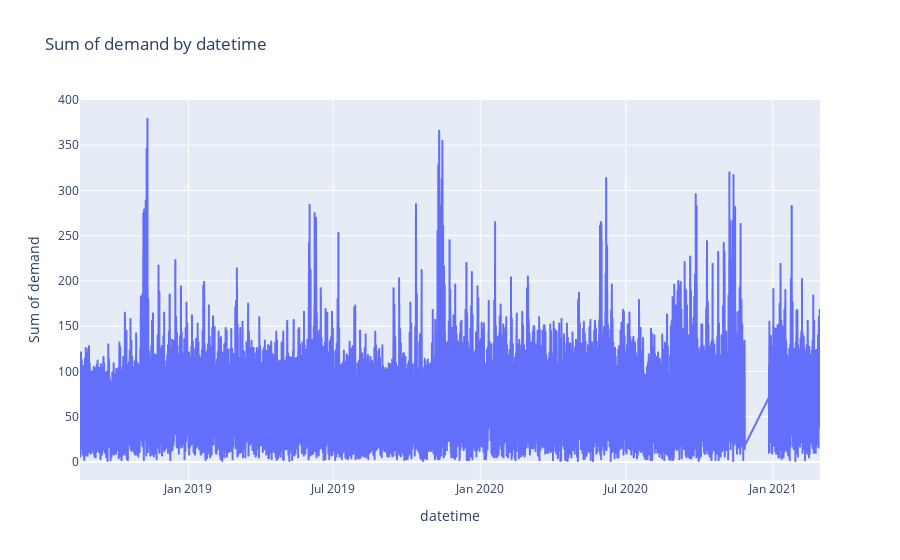

The notebook cell saved with this chart:
### Code cell
# DISCLAIMER: 'train' refers to the data you passed in when calling 'dtale.show'

import pandas as pd

if isinstance(train, (pd.DatetimeIndex, pd.MultiIndex)):
	train = train.to_frame(index=False)

# remove any pre-existing indices for ease of use in the D-Tale code, but this is not required
train = train.reset_index().drop('index', axis=1, errors='ignore')
train.columns = [str(c) for c in train.columns]  # update columns to strings in case they are numbers

chart_data = pd.concat([
	train['datetime'],
	train['demand'],
], axis=1)
chart_data = chart_data.sort_values(['datetime'])
chart_data = chart_data.rename(columns={'datetime': 'x'})
chart_data_sum = chart_data.groupby(['x'])[['demand']].sum()
chart_data_sum.columns = ['demand|sum']
chart_data = chart_data_sum.reset_index()
chart_data = chart_data.dropna()

import plotly.graph_objs as go

charts = []
line_cfg = {'line': {'shape': 'linear'}, 'mode': 'lines'}
charts.append(go.Scattergl(
	x=chart_data['x'], y=chart_data['demand|sum'], name='demand|sum', **line_cfg
))
figure = go.Figure(data=charts, layout=go.Layout({
    'legend': {'orientation': 'h'},
    'title': {'text': 'Sum of demand by datetime'},
    'xaxis': {'title': {'text': 'datetime'}},
    'yaxis': {'tickformat': '0:g', 'title': {'text': 'Sum of demand'}, 'type': 'linear'}
}))

# If you're having trouble viewing your chart in your notebook try passing your 'chart' into this snippet:
#
from plotly.offline import iplot, init_notebook_mode

init_notebook_mode(connected=True)
for chart in charts:
    chart.pop('id', None) # for some reason iplot does not like 'id'
iplot(figure)

### Figure 1 — Plotly figure (JSON) as saved in the notebook; plotly's stock layout.template omitted (floating-point values rounded to 4 significant figures; data arrays with more than 128 entries replaced by an {"elided": "..."} marker saying what was removed)
{"data": [{"line": {"shape": "linear"}, "mode": "lines", "name": "demand|sum", "type": "scattergl", "x": {"elided": "18247 str values"}, "y": {"elided": "18247 int values"}}], "layout": {"autosize": true, "legend": {"orientation": "h"}, "title": {"text": "Sum of demand by datetime"}, "xaxis": {"autorange": true, "range": ["2018-08-18 09:00", "2021-02-28 23:00"], "title": {"text": "datetime"}, "type": "date"}, "yaxis": {"autorange": true, "range": [-20, 400], "tickformat": "0:g", "title": {"text": "Sum of demand"}, "type": "linear"}}}
